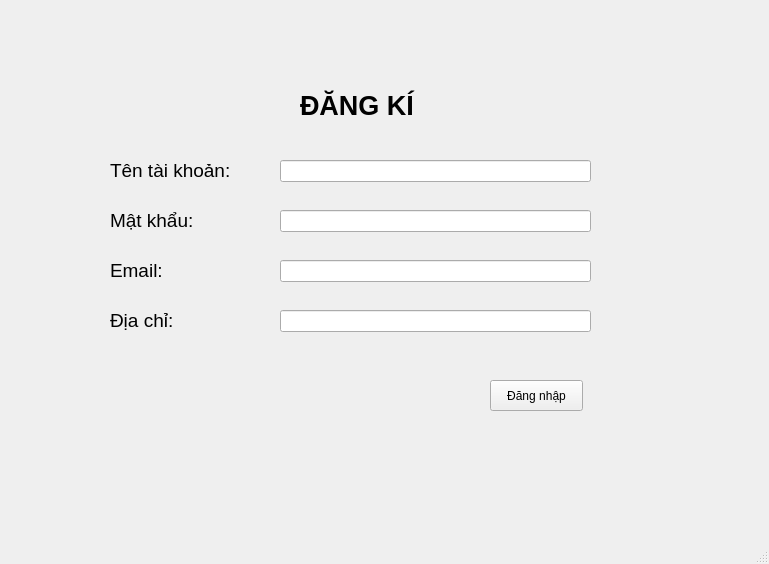
<?xml version="1.0" encoding="UTF-8"?>
<ui version="4.0">
 <class>MainWindow</class>
 <widget class="QMainWindow" name="MainWindow">
  <property name="geometry">
   <rect>
    <x>0</x>
    <y>0</y>
    <width>769</width>
    <height>564</height>
   </rect>
  </property>
  <property name="windowTitle">
   <string>MainWindow</string>
  </property>
  <widget class="QWidget" name="centralwidget">
   <widget class="QLabel" name="label">
    <property name="geometry">
     <rect>
      <x>300</x>
      <y>60</y>
      <width>211</width>
      <height>91</height>
     </rect>
    </property>
    <property name="font">
     <font>
      <pointsize>20</pointsize>
      <weight>75</weight>
      <bold>true</bold>
     </font>
    </property>
    <property name="text">
     <string>ĐĂNG KÍ</string>
    </property>
   </widget>
   <widget class="QLabel" name="label_2">
    <property name="geometry">
     <rect>
      <x>110</x>
      <y>160</y>
      <width>161</width>
      <height>21</height>
     </rect>
    </property>
    <property name="font">
     <font>
      <pointsize>14</pointsize>
     </font>
    </property>
    <property name="text">
     <string>Tên tài khoản:</string>
    </property>
   </widget>
   <widget class="QLabel" name="label_3">
    <property name="geometry">
     <rect>
      <x>110</x>
      <y>210</y>
      <width>111</width>
      <height>21</height>
     </rect>
    </property>
    <property name="font">
     <font>
      <pointsize>14</pointsize>
     </font>
    </property>
    <property name="text">
     <string>Mật khẩu:</string>
    </property>
   </widget>
   <widget class="QLineEdit" name="lineEdit">
    <property name="geometry">
     <rect>
      <x>280</x>
      <y>160</y>
      <width>311</width>
      <height>22</height>
     </rect>
    </property>
   </widget>
   <widget class="QLineEdit" name="lineEdit_2">
    <property name="geometry">
     <rect>
      <x>280</x>
      <y>210</y>
      <width>311</width>
      <height>22</height>
     </rect>
    </property>
   </widget>
   <widget class="QPushButton" name="pushButton">
    <property name="geometry">
     <rect>
      <x>490</x>
      <y>380</y>
      <width>93</width>
      <height>31</height>
     </rect>
    </property>
    <property name="text">
     <string>Đăng nhập</string>
    </property>
   </widget>
   <widget class="QLabel" name="label_4">
    <property name="geometry">
     <rect>
      <x>110</x>
      <y>260</y>
      <width>111</width>
      <height>21</height>
     </rect>
    </property>
    <property name="font">
     <font>
      <pointsize>14</pointsize>
     </font>
    </property>
    <property name="text">
     <string>Email:</string>
    </property>
   </widget>
   <widget class="QLineEdit" name="lineEdit_3">
    <property name="geometry">
     <rect>
      <x>280</x>
      <y>260</y>
      <width>311</width>
      <height>22</height>
     </rect>
    </property>
   </widget>
   <widget class="QLabel" name="label_5">
    <property name="geometry">
     <rect>
      <x>110</x>
      <y>310</y>
      <width>111</width>
      <height>21</height>
     </rect>
    </property>
    <property name="font">
     <font>
      <pointsize>14</pointsize>
     </font>
    </property>
    <property name="text">
     <string>Địa chỉ:</string>
    </property>
   </widget>
   <widget class="QLineEdit" name="lineEdit_4">
    <property name="geometry">
     <rect>
      <x>280</x>
      <y>310</y>
      <width>311</width>
      <height>22</height>
     </rect>
    </property>
   </widget>
  </widget>
  <widget class="QMenuBar" name="menubar">
   <property name="geometry">
    <rect>
     <x>0</x>
     <y>0</y>
     <width>769</width>
     <height>26</height>
    </rect>
   </property>
  </widget>
  <widget class="QStatusBar" name="statusbar"/>
 </widget>
 <resources/>
 <connections/>
</ui>
